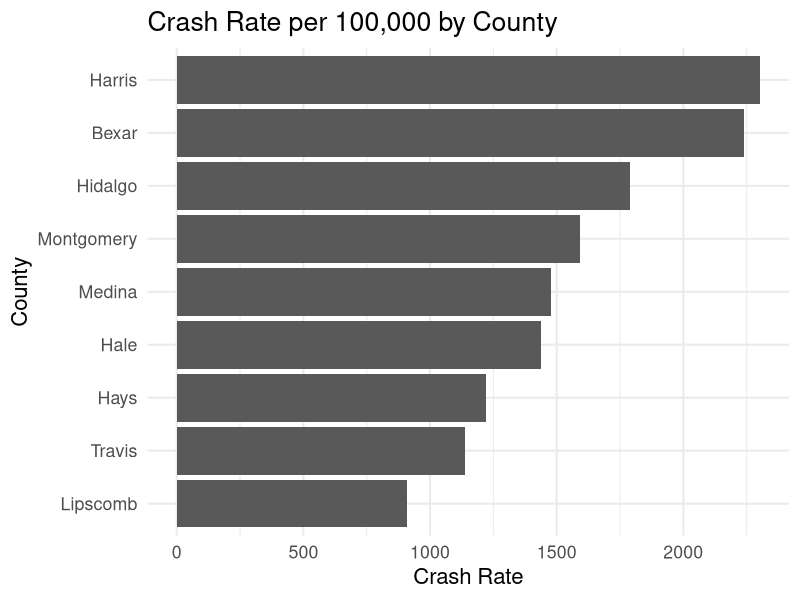
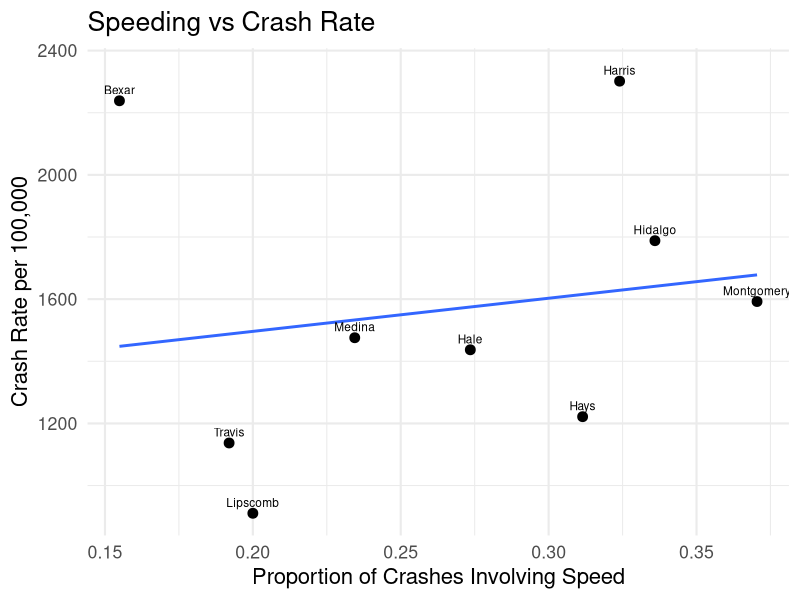
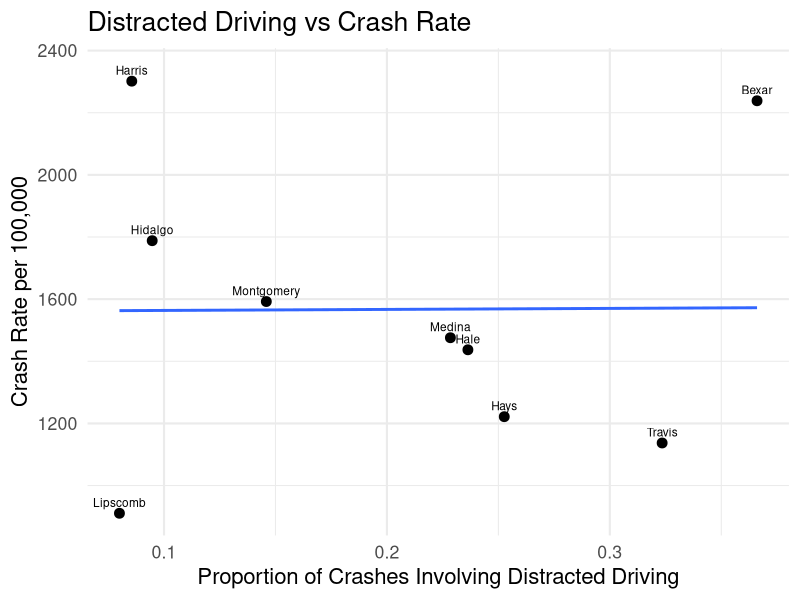

R code for these plots, in order:
## ---- chunk 1
knitr::opts_chunk$set(
  echo = FALSE,
  warning = FALSE,
  message = FALSE,
  fig.width = 8,
  fig.height = 4.8,
  fig.align = "center"
)

library(tidyverse)

# ---- Data import ----
crash <- read.csv("Crash_Data_2024.csv")

# ---- Data cleaning ----
crash <- crash %>%
  mutate(
    Total_Crashes = as.numeric(gsub(",", "", Total_Crashes)),
    Population = as.numeric(gsub(",", "", Population)),
    Fatal_Crashes = as.numeric(gsub(",", "", Fatal_Crashes)),
    Speed_Crashes = as.numeric(gsub(",", "", Speed_Crashes)),
    DUI_Crashes = as.numeric(gsub(",", "", DUI_Crashes)),
    Distracted_Crashes = as.numeric(gsub(",", "", Distracted_Crashes)),
    Serious_Crashes = as.numeric(gsub(",", "", Serious_Crashes)),
    Minor_Crashes = as.numeric(gsub(",", "", Minor_Crashes))
  ) %>%
  mutate(
    Crash_Rate = (Total_Crashes / Population) * 100000,
    Fatal_Rate = (Fatal_Crashes / Population) * 100000,
    SpeedPercent = Speed_Crashes / Total_Crashes,
    DUIPercent = DUI_Crashes / Total_Crashes,
    DistractedPercent = Distracted_Crashes / Total_Crashes,
    SeverityPercent = (Fatal_Crashes + Serious_Crashes) / Total_Crashes
  )

# ---- Ranked tables ----
rank_crash <- crash %>%
  arrange(desc(Crash_Rate)) %>%
  select(County, Crash_Rate, Total_Crashes, Population)

rank_fatal <- crash %>%
  arrange(desc(Fatal_Rate)) %>%
  select(County, Fatal_Rate, Fatal_Crashes, Population)

risk_table <- crash %>%
  select(County, SpeedPercent, DUIPercent, DistractedPercent, SeverityPercent) %>%
  arrange(desc(SpeedPercent))

# ---- Confidence intervals ----
make_ci <- function(df, county_name) {
  row <- df %>% filter(County == county_name)
  p_hat <- row$Total_Crashes / row$Population
  n <- row$Population
  z <- 1.96
  se <- sqrt((p_hat * (1 - p_hat)) / n)
  tibble(
    County = county_name,
    Lower_CI = (p_hat - z * se) * 100000,
    Upper_CI = (p_hat + z * se) * 100000,
    Crash_Rate = p_hat * 100000
  )
}

ci_compare <- bind_rows(
  make_ci(crash, "Harris"),
  make_ci(crash, "Montgomery")
)

# ---- Regression ----
model <- lm(Crash_Rate ~ SpeedPercent + DUIPercent + DistractedPercent, data = crash)
model_coef <- broom::tidy(model)
model_fit <- broom::glance(model)
## ---- chunk 2
knitr::kable(
  tibble(County = unique(crash$County)),
  booktabs = TRUE,
  align = "l",
  caption = "Counties included in the analysis"
)
## ---- chunk 3
knitr::kable(
  crash %>%
    select(County, Crash_Rate, Fatal_Rate, SpeedPercent, DUIPercent, DistractedPercent, SeverityPercent) %>%
    mutate(across(where(is.numeric), ~ round(.x, 4))) %>%
    arrange(desc(Crash_Rate)),
  booktabs = TRUE,
  caption = "Derived variables used in the analysis"
)
## ---- chunk 4
knitr::kable(
  rank_crash %>% mutate(Crash_Rate = round(Crash_Rate, 2)),
  booktabs = TRUE,
  caption = "Counties ranked by crash rate per 100,000"
)
## ---- chunk 5
ggplot(crash, aes(x = reorder(County, Crash_Rate), y = Crash_Rate)) +
  geom_col() +
  coord_flip() +
  labs(
    title = "Crash Rate per 100,000 by County",
    x = "County",
    y = "Crash Rate"
  ) +
  theme_minimal(base_size = 16)
## ---- chunk 6
knitr::kable(
  rank_fatal %>% mutate(Fatal_Rate = round(Fatal_Rate, 2)),
  booktabs = TRUE,
  caption = "Counties ranked by fatal crash rate per 100,000"
)
## ---- chunk 7
knitr::kable(
  risk_table %>% mutate(across(-County, ~ round(.x, 4))),
  booktabs = TRUE,
  caption = "Risk-factor proportions by county"
)
## ---- chunk 8
ggplot(crash, aes(x = SpeedPercent, y = Crash_Rate, label = County)) +
  geom_point(size = 3) +
  geom_smooth(method = "lm", se = FALSE) +
  geom_text(nudge_y = 35, size = 3) +
  labs(
    title = "Speeding vs Crash Rate",
    x = "Proportion of Crashes Involving Speed",
    y = "Crash Rate per 100,000"
  ) +
  theme_minimal(base_size = 16)
## ---- chunk 9
ggplot(crash, aes(x = DistractedPercent, y = Crash_Rate, label = County)) +
  geom_point(size = 3) +
  geom_smooth(method = "lm", se = FALSE) +
  geom_text(nudge_y = 35, size = 3) +
  labs(
    title = "Distracted Driving vs Crash Rate",
    x = "Proportion of Crashes Involving Distracted Driving",
    y = "Crash Rate per 100,000"
  ) +
  theme_minimal(base_size = 16)
## ---- chunk 10
knitr::kable(
  ci_compare %>% mutate(across(-County, ~ round(.x, 2))),
  booktabs = TRUE,
  caption = "95% confidence intervals for crash rate per 100,000"
)
## ---- chunk 11
knitr::kable(
  model_coef %>% mutate(across(where(is.numeric), ~ round(.x, 4))),
  booktabs = TRUE,
  caption = "Regression coefficients"
)
## ---- chunk 12
knitr::kable(
  model_fit %>%
    select(r.squared, adj.r.squared, sigma, statistic, p.value) %>%
    mutate(across(everything(), ~ round(.x, 4))),
  booktabs = TRUE,
  caption = "Regression model fit"
)
